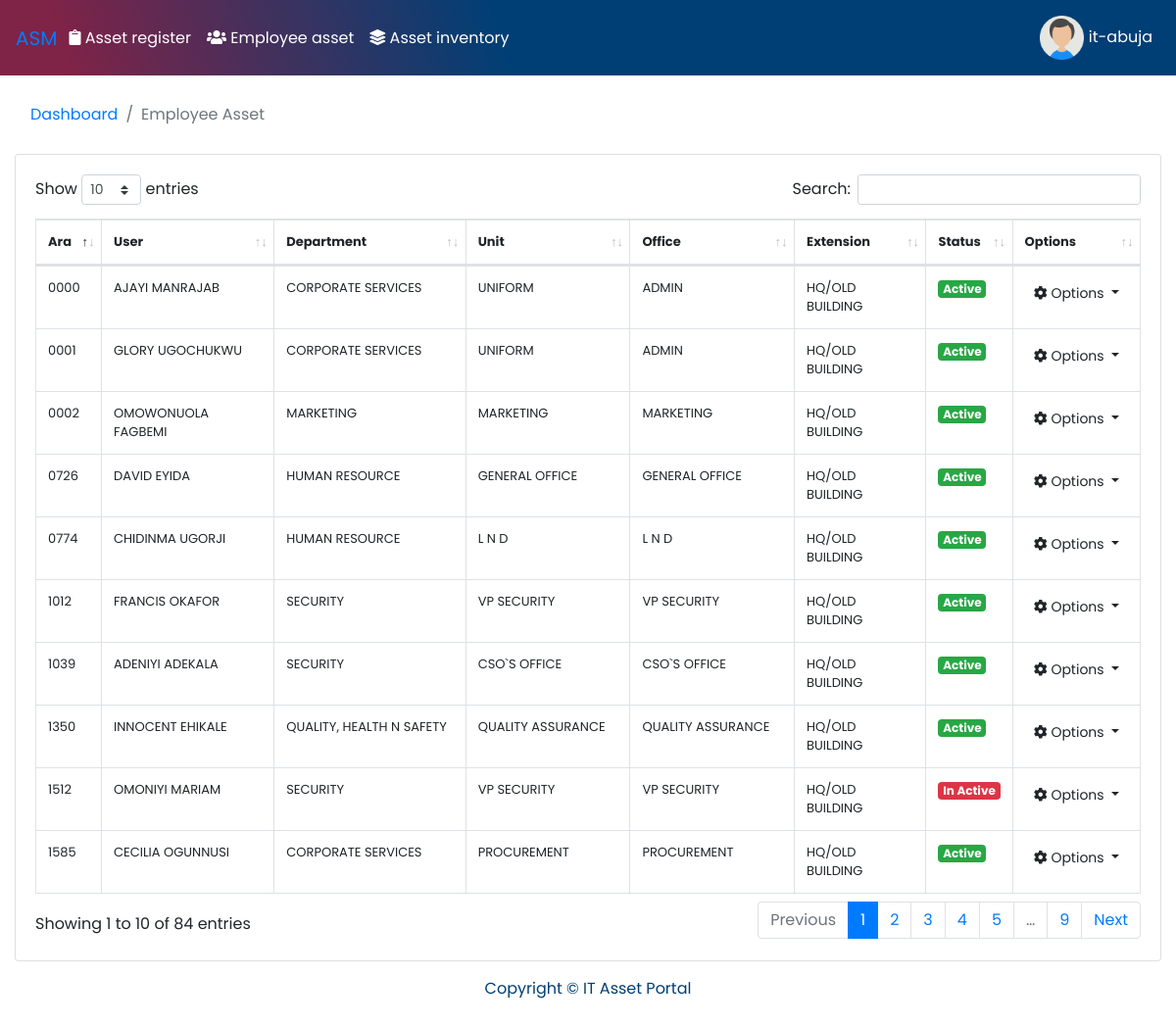
The app's page /Employee_Asset_list.php (signed in) with its own data.
### tables this page shows
CREATE TABLE IF NOT EXISTS `employees` (
  `employee_id` varchar(200) NOT NULL,
  `user` varchar(100) NOT NULL,
  `department` varchar(100) NOT NULL,
  `office` varchar(100) NOT NULL,
  `unit` varchar(100) NOT NULL,
  `extension` varchar(100) NOT NULL,
  `has_edit` int(20) NOT NULL,
  `status` int(20) NOT NULL,
  `location_id` int(11) NOT NULL,
  PRIMARY KEY (`employee_id`)
);

### Employee_Asset_list.php (the view, shortened to what this page needs)
<?php
 include ('includes/db_config.php');
$result = $conn->query("SELECT * FROM employees WHERE has_edit=0 ");
$employees = $result->fetchAll();
?>
<!DOCTYPE html>
<html lang="en">
<head>
  <link href="vendor/fontawesome-free/css/all.min.css" rel="stylesheet" type="text/css">
  <link href="vendor/datatables/dataTables.bootstrap4.min.css" rel="stylesheet">
  <link href="vendor/datatables/buttons.dataTables.css" rel="stylesheet">
  <link href="vendor/datatables/responsive.dataTables.css" rel="stylesheet">
  <link href="vendor/datatables/scroller.dataTables.css" rel="stylesheet">
  <link href="css/sb-admin.css" rel="stylesheet">
</head>
<body id="page-top">
<?php
include_once "nav.php";
?>
  <div id="wrapper">
    <div id="content-wrapper">
      <div class="container-fluid">
        <ol class="breadcrumb bg-white">
          <li class="breadcrumb-item">
            <a href="index.php">Dashboard</a>
          </li>
          <li class="breadcrumb-item active">Employee Asset</li>
        </ol>
        <div class="card mb-3">
          <div class="card-body">
            <div class="table-responsive">
              <table class="table table-bordered" id="dataTable" width="100%" cellspacing="0">
                <thead>
                  <tr>
                  <th>Ara</th>
                  <th>User</th>
                   <th>Department</th>
                   <th>Unit</th>
                    <th>Office</th>
                    <th>Extension</th>
                    <th>Status</th>
                    <th>Options</th>
                  </tr>
                </thead>
                <tbody>
                <?php foreach ($employees as $employee ) : ?>
                <tr>
                <td><?php echo $employee['employee_id'] ?></td>
                <td><?php echo $employee['user'] ?></td>
                <td><?php echo $employee['department'] ?></td>
                <td><?php echo $employee['unit'] ?></td>
                <td><?php echo $employee['office'] ?></td>
                <td><?php echo $employee['extension'] ?></td>
                <td>
                <?php
                if ($employee['status']== 1) {
                 echo '
                 <h6 ><span class="badge badge-success">Active</span></h6>
                 ';
                }
                elseif ($employee['status']== 0) {
                    echo '
                    <h6><span class="badge badge-danger">In Active</span></h6>
                    ';
                   }
                   else {
                       echo 'no data in column';
                   }
                ?>
                  </td>
                  <td>
                  <div class="dropdown" style="text-align:center; color:#003479;">
                    <button class="btn btn-sm dropdown-toggle" type="button" id="triggerId" data-toggle="dropdown" aria-haspopup="true"
                        aria-expanded="false">
                        <i class="fas fa-cog    "></i> Options
                        </button>
                  </div>
                  </td>
                 </tr>
                <?php endforeach; ?>
                 </tbody>
              </table>
            </div>
          </div>
        </div>
      </div>
<footer class="">
        <div class="container-fluid my-auto">
          <div class="copyright text-center my-auto" style=" color: #003F75">
            <span>Copyright © IT Asset Portal</span>
          </div>
        </div>
      </footer>
    </div>
  </div>
</body>
</html>

### records on screen
employees: employee_id "0000", user "AJAYI MANRAJAB", department "CORPORATE SERVICES", unit "UNIFORM", office "ADMIN", extension "HQ/OLD BUILDING", status "Active"
employees: employee_id "0001", user "GLORY UGOCHUKWU", department "CORPORATE SERVICES", unit "UNIFORM", office "ADMIN", extension "HQ/OLD BUILDING", status "Active"
employees: employee_id "0002", user "OMOWONUOLA FAGBEMI", department "MARKETING", unit "MARKETING", office "MARKETING", extension "HQ/OLD BUILDING", status "Active"
employees: employee_id "0726", user "DAVID EYIDA", department "HUMAN RESOURCE", unit "GENERAL OFFICE", office "GENERAL OFFICE", extension "HQ/OLD BUILDING", status "Active"
employees: employee_id "0774", user "CHIDINMA UGORJI", department "HUMAN RESOURCE", unit "L N D", office "L N D", extension "HQ/OLD BUILDING", status "Active"
employees: employee_id "1012", user "FRANCIS OKAFOR", department "SECURITY", unit "VP SECURITY", office "VP SECURITY", extension "HQ/OLD BUILDING", status "Active"
employees: employee_id "1039", user "ADENIYI ADEKALA", department "SECURITY", unit "CSO`S OFFICE", office "CSO`S OFFICE", extension "HQ/OLD BUILDING", status "Active"
employees: employee_id "1350", user "INNOCENT EHIKALE", department "QUALITY, HEALTH N SAFETY", unit "QUALITY ASSURANCE", office "QUALITY ASSURANCE", extension "HQ/OLD BUILDING", status "Active"
employees: employee_id "1512", user "OMONIYI MARIAM", department "SECURITY", unit "VP SECURITY", office "VP SECURITY", extension "HQ/OLD BUILDING", status "In Active"
employees: employee_id "1585", user "CECILIA OGUNNUSI", department "CORPORATE SERVICES", unit "PROCUREMENT", office "PROCUREMENT", extension "HQ/OLD BUILDING", status "Active"

### other values on screen
$_SESSION['username'] "it-abuja"
